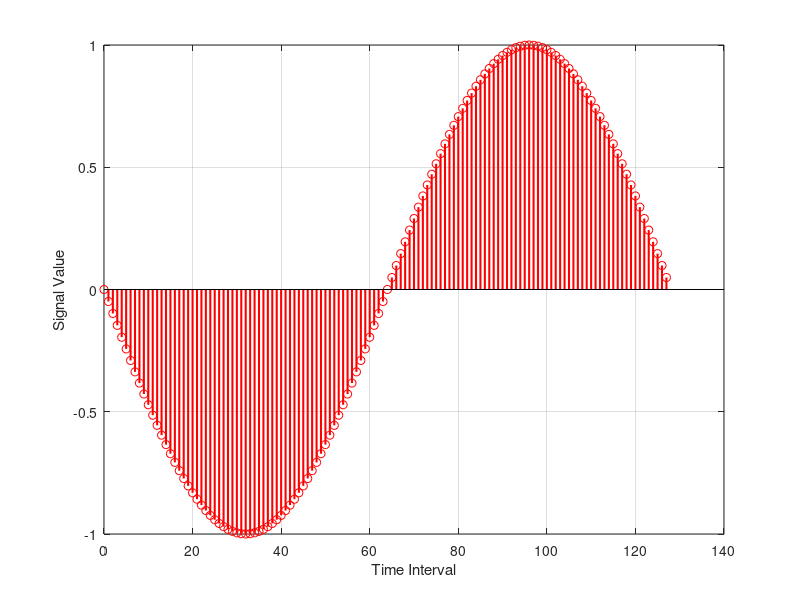
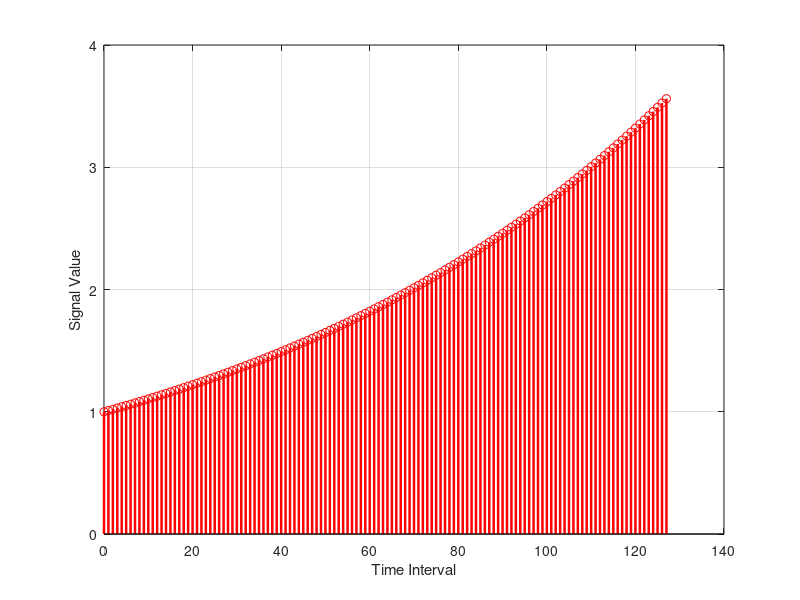

MATLAB code for these plots, in order: (Note: this script raises an error after producing the figures.)
% Define the number of samples for both the signal and the impulse
% response.
N = 128;
% Define the interval corresponding to the input signal and the impulse
% response.
n = [0:1:N-1];
% Define the signal and the impulse response.
x = sin(pi+(pi/64)*n);
h = exp(0.01*n);
% Plot the signal.
figure('Name','Input Signal')
stem(n,x,'-r','LineWidth',1.5);
xlabel('Time Interval');
ylabel('Signal Value')
grid on
% Plot the impulse response.
figure('Name','Impulse Response')
stem(n,h,'-r','LineWidth',1.8);
xlabel('Time Interval');
ylabel('Signal Value')
grid on
% Compute the output signal.
y = myconv(x,h)
% Plot input signal, impulse response and ouput signal in the same window.
figure('Name','Output Signal')
subplot(3,1,1)
stem(n,x,'-r','LineWidth',1.5);
xlabel('Time Interval');
ylabel('Signal Value')
grid on
subplot(3,1,2)
stem(n,h,'-b','LineWidth',1.8);
xlabel('Time Interval');
ylabel('Signal Value')
grid on
subplot(3,1,3)
stem(n,y,'-g','LineWidth',1.8);
xlabel('Time Interval');
ylabel('Signal Value')
grid on